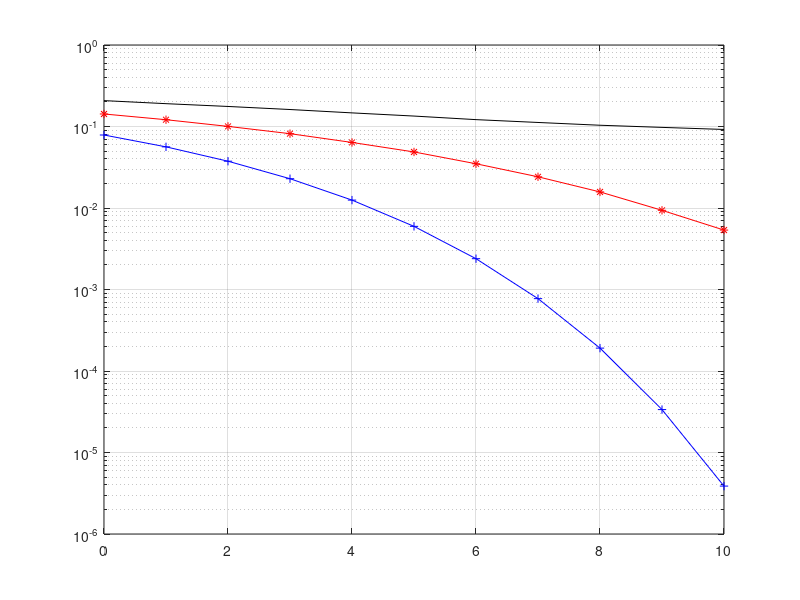

MATLAB code for this plot:
%OFDM SYSTEM--AND -BER OF QPSK -
clc;
clear all;
save all;
close all;
N = 64; % number of bits or symbols

% Transmitter
symbol=10^3;
k=8; %No of Channel coefficient
n=0:k;
a=0.5;  %exponetial decay coefficient
h=exp(-a*n); %channel coefficient
h1=h/(sqrt(sum(h.*h)));
b=rand(1,k+1);
h1i=h1.*cos(b);
h1q=h1.*sin(b);
hh=h1i+j.*h1q;
hf1=fft(hh,64,2); % Channel in frequency domain
hf=kron(ones(symbol,1),hf1); %Converting to matrix form

       
Eb_N0_dB = [0:10];% multiple Eb/N0 values
for ii = 1:length(Eb_N0_dB)
ip=rand(1,N*symbol)>0.5 ;% generating 0,1 with equal probability
ip1=rand(1,N*symbol)>0.5; % generating 0,1 with equal probability
s = 1/sqrt(2)*[(2*ip-1)+j*(2*ip1-1)]; % QPSK modulation 0 -> -1; 1 -> 0

s1=reshape(s,N,symbol);
y8=ifft(s1);
y9=reshape(y8,1,N*symbol);
y=y8.';
y4=[y(:,[49:64]) y];
pow=sqrt(sum(abs(y9).^2)/(N*symbol));

%Convolution
for i=1:symbol
    y5(i,:)=conv(hh,y4(i,:));
end

%receiver
y7=y5;
y1=reshape(y7.',1,symbol*(80+k));
n= 1/sqrt(4)*[randn(1,symbol*(80+k))+j*randn(1,symbol*(80+k))];
y2=y1+10^(-Eb_N0_dB(ii)/20)*n*pow; % Noise addition
y3=reshape(y2,80+k,symbol).';
y3=y3(:,[17:80]);  %yt = yt(:,[17:80]);
z=fft(y3.');
z2=z.';
z3=z2./hf;
z4=z3.';
z1=reshape(z4,1,symbol*N);
z5=reshape(z,1,symbol*N);

%Hard decision
ipHat1 = real(z1)>0;
ipHat2 = imag(z1)>0;
ipHat3 = real(z5)>0;
ipHat4 = imag(z5)>0;

% counting the errors
nErr1(ii) = size(find([ip- ipHat1]),2);
nErr2(ii) = size(find([ip1- ipHat2]),2);
nErr3(ii) = size(find([ip- ipHat3]),2);
nErr4(ii) = size(find([ip1- ipHat4]),2);
% nErr1(ii) = size(find([ip- ipHat1]),2);
% nErr3(ii) = size(find([ip1- ipHat3]),2);
end

simBer = (nErr1+nErr2)/(2.*N*symbol) % simulated ber
simBerfad=(nErr3+nErr4)/(2.*N*symbol) %fading BER
theoryBer = 0.5*erfc(sqrt(10.^(Eb_N0_dB/10))) % theoretical ber
theoryBer1 = 0.5*erfc(sqrt(0.5.*(10.^(Eb_N0_dB/10)))); % theoretical ber
figure
semilogy(Eb_N0_dB,theoryBer,'b+-');
hold on
semilogy(Eb_N0_dB,simBer,'r-*');
hold on
semilogy(Eb_N0_dB,simBerfad,'k');
% hold on
% semilogy(Eb_N0_dB,theoryBer1,'k--');
grid on